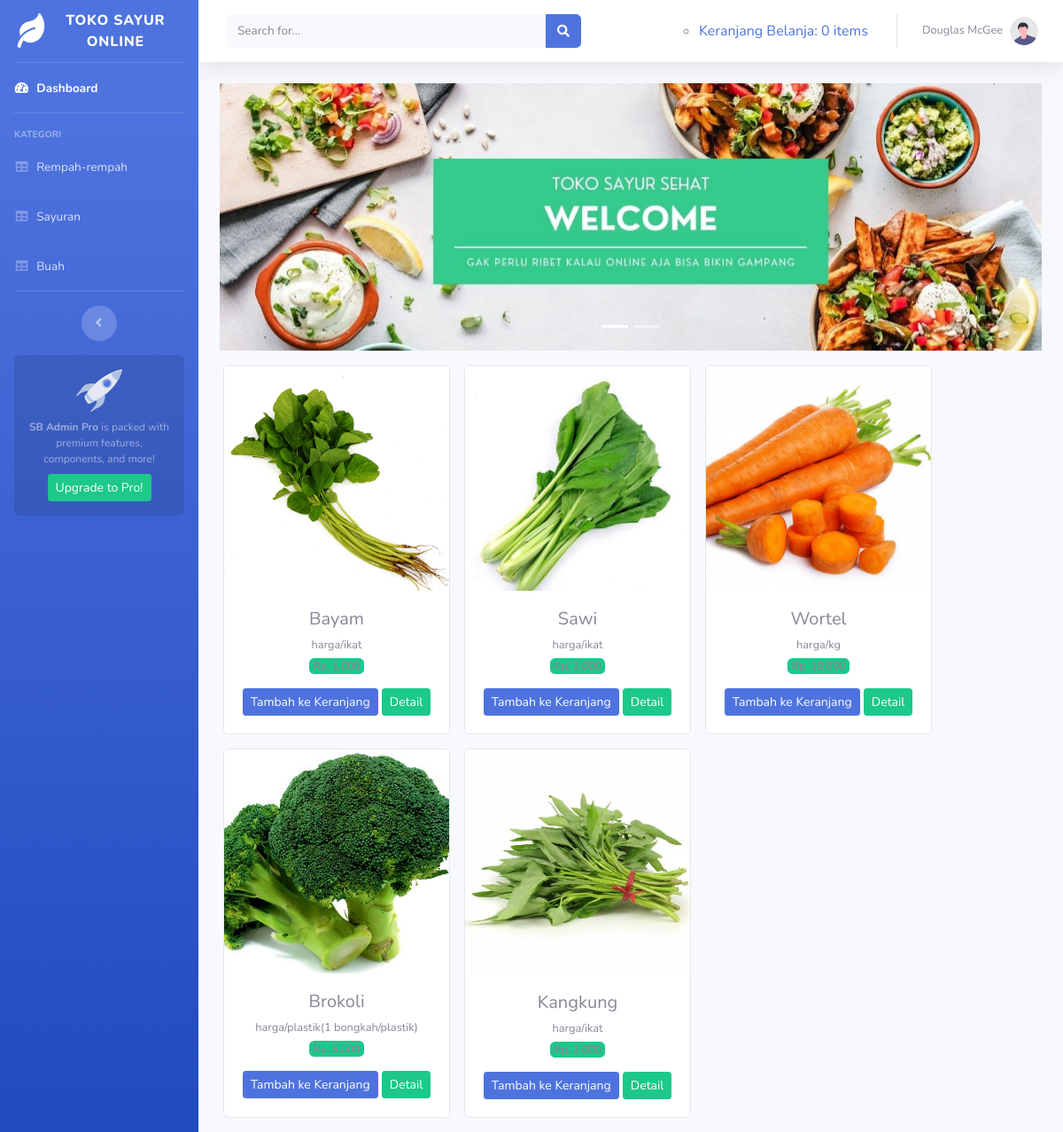
Screenshot of /toko_online/index.php/kategori/Sayuran with the database file from the repository.
### tables this page shows
CREATE TABLE `sayuran` (
  `id_sayuran` int(11) NOT NULL,
  `nama_sayuran` varchar(120) NOT NULL,
  `keterangan` varchar(225) NOT NULL,
  `kategori` varchar(60) NOT NULL,
  `harga` int(11) NOT NULL,
  `stok` int(4) NOT NULL,
  `gambar` text NOT NULL
);

### toko_online/application/controllers/kategori.php (called while the page is built, shortened)
<?php
 class Kategori extends CI_Controller{
	public function Sayuran(){
		$data['Sayuran'] = $this->model_kategori->data_sayuran()->result();
		$this->load->view('templates/header');
		$this->load->view('templates/sidebar');
		$this->load->view('Sayuran',$data);
		$this->load->view('templates/footer');
	}
}

### toko_online/index.php (called while the page is built, shortened)
<?php
require_once BASEPATH.'core/CodeIgniter.php';

### toko_online/application/models/model_kategori.php (called while the page is built, shortened)
<?php
class Model_kategori extends CI_Model{
	public function data_sayuran(){
		return $this->db->get_where("sayuran", array('kategori'=>'Sayuran'));
	}
}

### toko_online/application/views/Sayuran.php (the view, shortened to what this page needs)
<div class="container-fluid">
    <div id="carouselExampleIndicators" class="carousel slide" data-ride="carousel">
          <ol class="carousel-indicators">
            <li data-target="#carouselExampleIndicators" data-slide-to="0" class="active" ></li>
             <li data-target="#carouselExampleIndicators" data-slide-to="1"></li>
         </ol>
          <div class="carousel-inner">
            <div class="carousel-item active">
              <img src="<?php echo base_url('assets/img/slider1.jpg')?>" class="d-block w-100" alt="...">
            </div>
          </div>
        </div>
	<div class="row text-center mt-3">
		<?php foreach ($Sayuran as $brg) : ?>
			<div class="card ml-3 mb-3" style="width: 16rem;">
        <img src="<?php echo base_url().'/assets/img/'.$brg->gambar ?>" class="card-img-top" alt="...">
        <div class="card-body">
        <h5 class="card-title mb-1"><?php echo $brg->nama_sayuran ?></h5>
        <small><?php echo $brg->keterangan ?></small><br>
        <span class="badge bg-success mb-3">Rp.
          <?php echo number_format($brg->harga, 0, ',','.') ?></span><br>
          <?php echo anchor('dashboard/tambah_ke_keranjang/'.$brg ->id_sayuran,'<div class="btn btn-sm btn-primary">Tambah ke Keranjang</div>') ?>
        <a href="#" class="btn btn-sm btn-success">Detail</a>
      </div>
    </div>
		<?php endforeach; ?>
	</div>
</div>

### rows the page displays
sayuran: gambar (picture), nama_sayuran "Bayam", keterangan "harga/ikat", harga "1.000", id_sayuran "Tambah ke Keranjang"
sayuran: gambar (picture), nama_sayuran "Sawi", keterangan "harga/ikat", harga "2.000", id_sayuran "Tambah ke Keranjang"
sayuran: gambar (picture), nama_sayuran "Wortel", keterangan "harga/kg", harga "18.000", id_sayuran "Tambah ke Keranjang"
sayuran: gambar (picture), nama_sayuran "Brokoli", keterangan "harga/plastik(1 bongkah/plastik)", harga "5.000", id_sayuran "Tambah ke Keranjang"
sayuran: gambar (picture), nama_sayuran "Kangkung", keterangan "harga/ikat", harga "2.000", id_sayuran "Tambah ke Keranjang"

### other values shown
anchor ('dashboard/detail_keranjang', $keranjang ) "Keranjang Belanja: 0 items"
